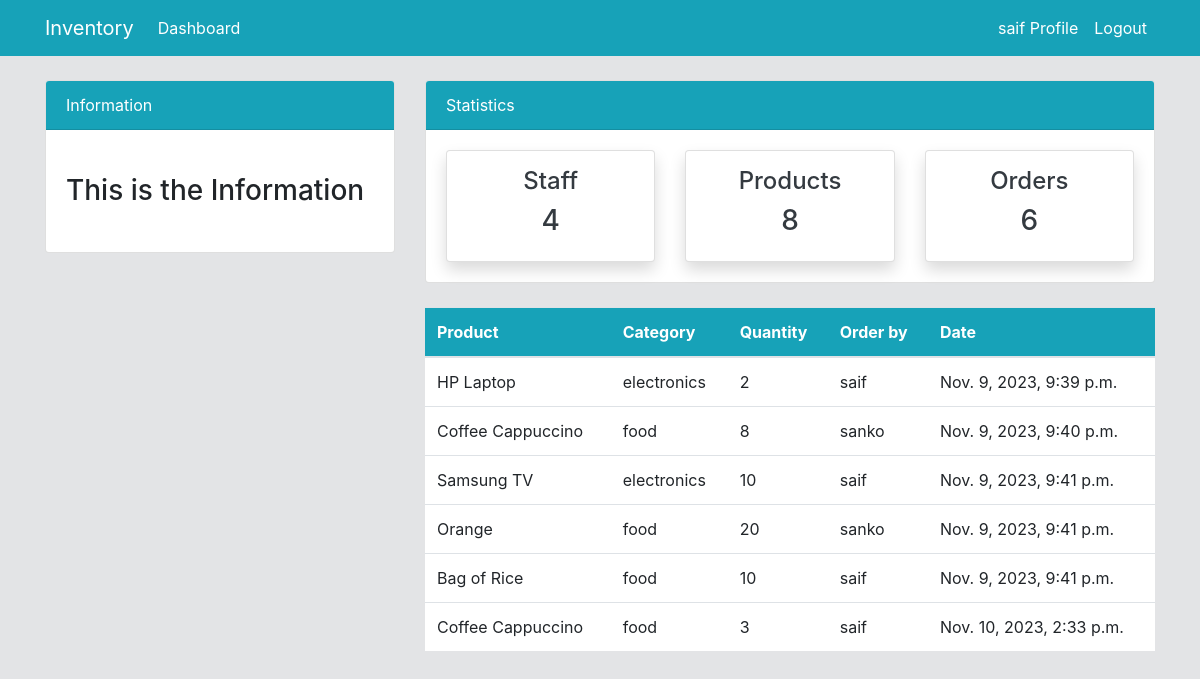
The app's page /dashboard/order/ (signed in) with its own data.
### dashboard/models.py (models this page shows, shortened)
class Order(models.Model):
    product = models.ForeignKey(Product , on_delete=models.CASCADE , null=True)
    staff = models.ForeignKey(User , on_delete=models.CASCADE , null=True)
    order_quantity = models.PositiveIntegerField(null=True)
    date = models.DateTimeField(auto_now_add=True)
    class Meta:
        verbose_name_plural = 'Order'

class Product(models.Model):
    name = models.CharField(max_length=100)
    category = models.CharField(max_length=20 , choices=CATEGORIES , null=True)
    quantity = models.PositiveIntegerField(null=True)
    class Meta:
        verbose_name_plural = 'Product'

### dashboard/views.py (the view)
# urls.py: path("order/", views.order, name="order"),
@login_required
def order(request):
    orders = Order.objects.all()
    orders_count = orders.count()
    workers_count = User.objects.all().count()
    products_count = Product.objects.all().count()
    context = {
        "orders": orders,
        "workers_count": workers_count,
        "orders_count": orders_count,
        "products_count": products_count,
    }
    return render(request, "dashboard/order.html", context)

### templates/dashboard/order.html (shortened to what this page needs)
{% extends "partials/base.html" %}
{% block content %}
    {% include "partials/topnav.html" %}
    <div class="container">
        <div class="row my-4">
            <div class="col-md-4">
            </div>
            <div class="col-md-8">
                <table class="table bg-white">
                    <thead class="bg-info">
                        <tr class="text-white">
                            <th scope="col">Product</th>
                            <th scope="col">Category</th>
                            <th scope="col">Quantity</th>
                            <th scope="col">Order by</th>
                            <th scope="col">Date</th>
                        </tr>
                    </thead>
                    <tbody>
                        {% for order in orders %}
                        <tr>
                            <td>{{ order.product.name }}</td>
                            <td>{{ order.product.category }}</td>
                            <td>{{ order.order_quantity }}</td>
                            <td>{{ order.staff.username }}</td>
                            <td>{{ order.date }}</td>
                        </tr>
                        {% endfor %}
                    </tbody>
                </table>
            </div>
        </div>
    </div>
{% endblock %}

### templates/partials/nav.html (shortened to what this page needs)
<nav class="navbar navbar-expand-lg navbar-info bg-info">
    {% if user.is_authenticated %}
        <div class="container">
            <a class="navbar-brand text-white" href="{% url "dashboard:index" %}">Inventory</a>
            <div class="collapse navbar-collapse" id="navbarSupportedContent">
                <ul class="navbar-nav mr-auto">
                    <li class="nav-item active">
                        <a class="nav-link text-white" href="{% url "dashboard:index" %}">Dashboard </a>
                    </li>
                </ul>
                <ul class="navbar-nav ml-auto">
                    <li class="nav-item active">
                        <a class="nav-link text-white" href="{% url "user:profile" %}">{{ user.username }} Profile </a>
                    </li>
                    <li class="nav-item">
                        <a class="nav-link text-white" href="{% url "user:logout" %}">Logout</a>
                    </li>
                </ul>
    {% endif %}
            </div>
        </div>
    </nav>

### static/style.css (style rules this page uses)
body { background: rgb(227, 228, 230); }

### records on screen
Order: product.name "HP Laptop", product.category "electronics", order_quantity "2", staff.username "saif", date "Nov. 9, 2023, 9:39 p.m."
Order: product.name "Coffee Cappuccino", product.category "food", order_quantity "8", staff.username "sanko", date "Nov. 9, 2023, 9:40 p.m."
Order: product.name "Samsung TV", product.category "electronics", order_quantity "10", staff.username "saif", date "Nov. 9, 2023, 9:41 p.m."
Order: product.name "Orange", product.category "food", order_quantity "20", staff.username "sanko", date "Nov. 9, 2023, 9:41 p.m."
Order: product.name "Bag of Rice", product.category "food", order_quantity "10", staff.username "saif", date "Nov. 9, 2023, 9:41 p.m."
Order: product.name "Coffee Cappuccino", product.category "food", order_quantity "3", staff.username "saif", date "Nov. 10, 2023, 2:33 p.m."

### other values on screen
{{ user.username }} "saif"
{{ workers_count }} "4"
{{ products_count }} "8"
{{ orders_count }} "6"
